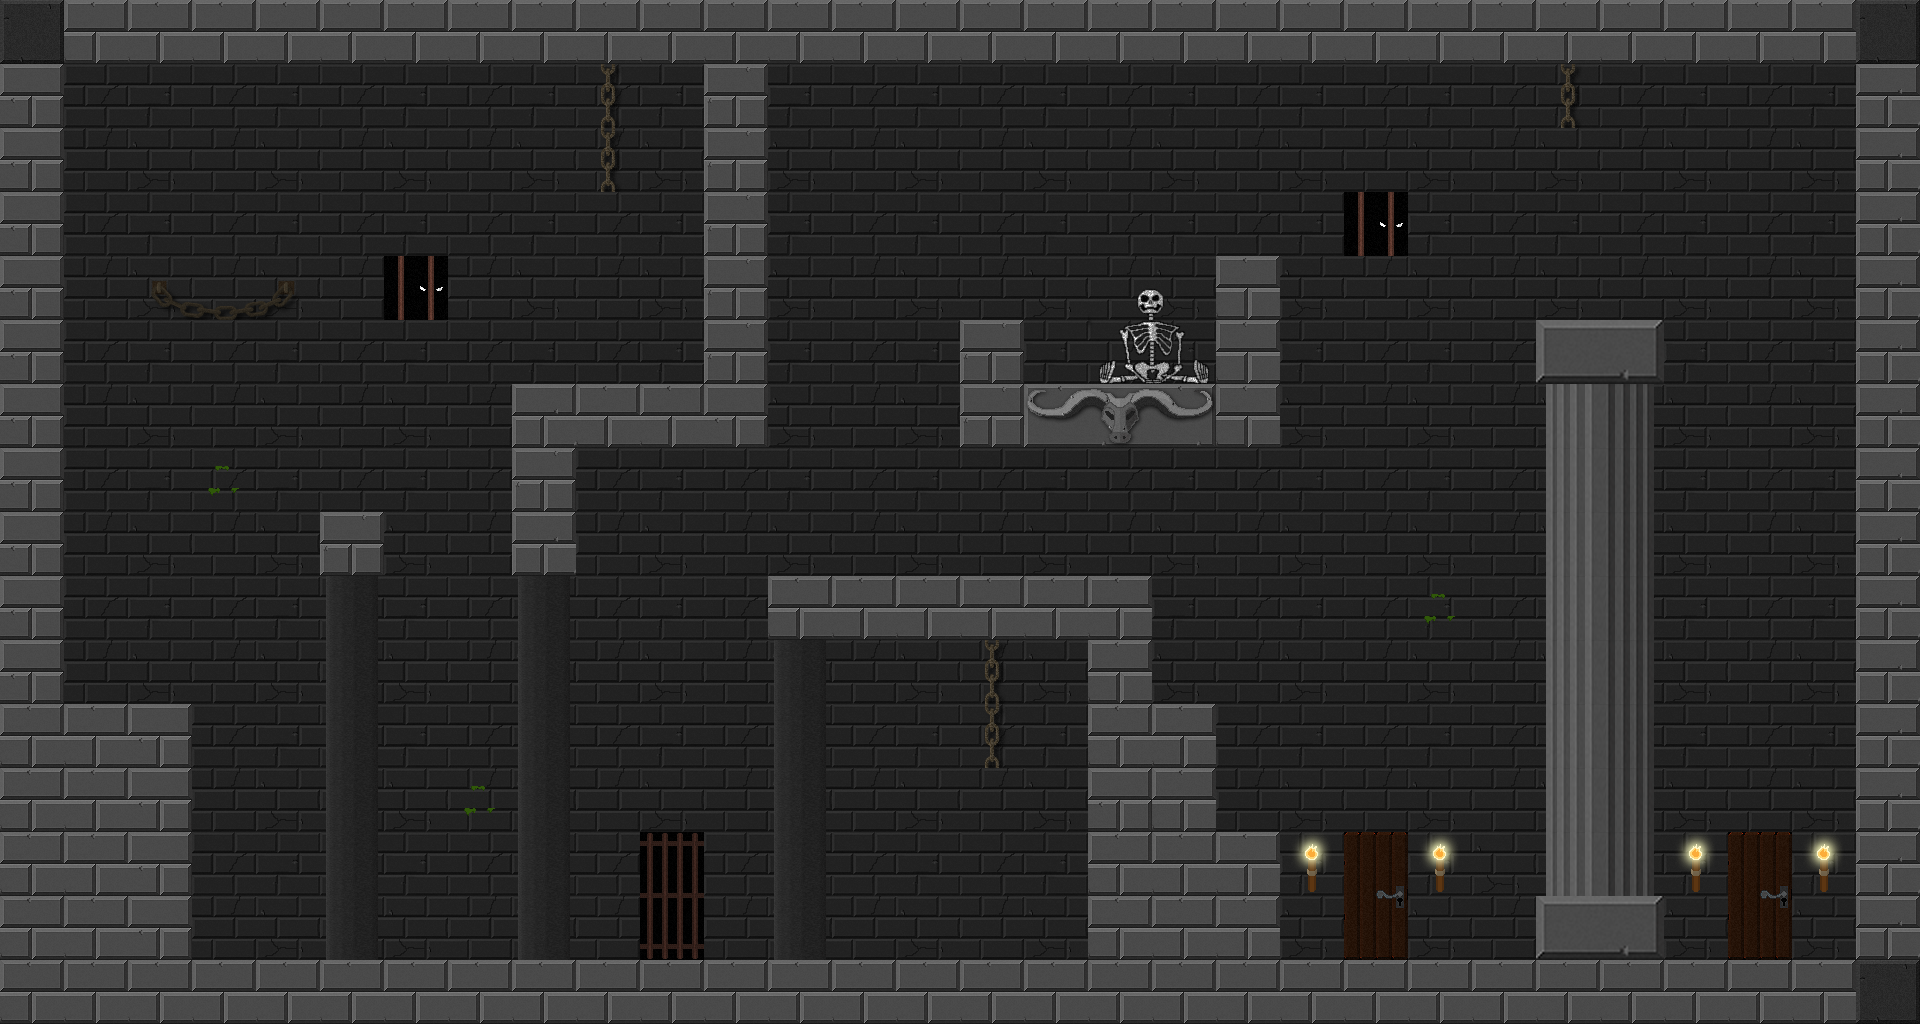

Rendered tile map (Tiled .tmx) drawn with the repository's tilesets; below, a short description and the map source with its tile grids summarised:
An orthogonal 30x16 tile map with 64x64 px tiles, 4 tile layers (background, coll, dec_lvl1, dec_lvl2), 1 hidden layer not drawn, 2 tilesets and 31 objects.

<map version="1.0" orientation="orthogonal" width="30" height="16" tilewidth="64" tileheight="64">
 <tileset firstgid="1" name="Tezture Tiles" tilewidth="64" tileheight="64">
  <image source="Tezture Tiles.png" width="512" height="640" />
 </tileset>
 <tileset firstgid="81" name="guideTexture" tilewidth="64" tileheight="64">
  <image source="guideTexture.png" width="768" height="640" />
 </tileset>
 <layer name="background" width="30" height="16">
  <data>[480 cells, 480 non-empty, 5 distinct tile ids]</data>
 </layer>
 <layer name="coll" width="30" height="16">
  <data>[480 cells, 153 non-empty, 12 distinct tile ids]</data>
 </layer>
 <layer name="info" width="30" height="16" visible="0">
  <data>[480 cells, 4 non-empty, 4 distinct tile ids]</data>
 </layer>
 <layer name="dec_lvl1" width="30" height="16">
  <data>[480 cells, 42 non-empty, 16 distinct tile ids]</data>
 </layer>
 <layer name="dec_lvl2" width="30" height="16">
  <data>[480 cells, 3 non-empty, 2 distinct tile ids]</data>
 </layer>
 <objectgroup name="enemyHard" width="30" height="16">
  <object x="890" y="874">
   <ellipse />
  </object>
  <object x="956" y="536">
   <ellipse />
  </object>
 </objectgroup>
 <objectgroup name="trapHard" width="30" height="16">
  <object x="992" y="286">
   <ellipse />
  </object>
  <object x="1249" y="223">
   <ellipse />
  </object>
  <object x="417" y="927">
   <ellipse />
  </object>
  <object x="481" y="926">
   <ellipse />
  </object>
 </objectgroup>
 <objectgroup name="fairyDustHard" width="30" height="16">
  <object x="666" y="346">
   <ellipse />
  </object>
  <object x="1120" y="346">
   <ellipse />
  </object>
  <object x="1624" y="284">
   <ellipse />
  </object>
 </objectgroup>
 <objectgroup name="enemyMedium" width="30" height="16">
  <object x="794" y="882" />
 </objectgroup>
 <objectgroup name="trapMedium" width="30" height="16">
  <object x="1054" y="350">
   <ellipse />
  </object>
  <object x="415" y="926">
   <ellipse />
  </object>
  <object x="480" y="924">
   <ellipse />
  </object>
 </objectgroup>
 <objectgroup name="fairyDustMedium" width="30" height="16">
  <object x="1042" y="924">
   <ellipse />
  </object>
  <object x="346" y="472">
   <ellipse />
  </object>
  <object x="668" y="344">
   <ellipse />
  </object>
  <object x="252" y="912">
   <ellipse />
  </object>
 </objectgroup>
 <objectgroup name="enemyEasy" width="30" height="16" />
 <objectgroup name="trapEasy" width="30" height="16">
  <object x="868" y="926" />
  <object x="482" y="930" />
 </objectgroup>
 <objectgroup name="fairyDustEasy" width="30" height="16">
  <object x="930" y="924">
   <ellipse />
  </object>
  <object x="1078" y="532">
   <ellipse />
  </object>
  <object x="604" y="342">
   <ellipse />
  </object>
  <object x="354" y="470">
   <ellipse />
  </object>
  <object x="1044" y="920">
   <ellipse />
  </object>
  <object x="1122" y="336">
   <ellipse />
  </object>
  <object x="1568" y="286">
   <ellipse />
  </object>
 </objectgroup>
 <objectgroup name="playerEnd" width="30" height="16">
  <object x="1760" y="885">
   <ellipse />
  </object>
 </objectgroup>
 <objectgroup name="playerSpawn" width="30" height="16">
  <object x="1374" y="883">
   <ellipse />
  </object>
 </objectgroup>
 <objectgroup name="fairyCage" width="30" height="16">
  <object x="1565" y="157">
   <ellipse />
  </object>
  <object x="606" y="220">
   <ellipse />
  </object>
  <object x="990" y="799">
   <ellipse />
  </object>
 </objectgroup>
</map>
